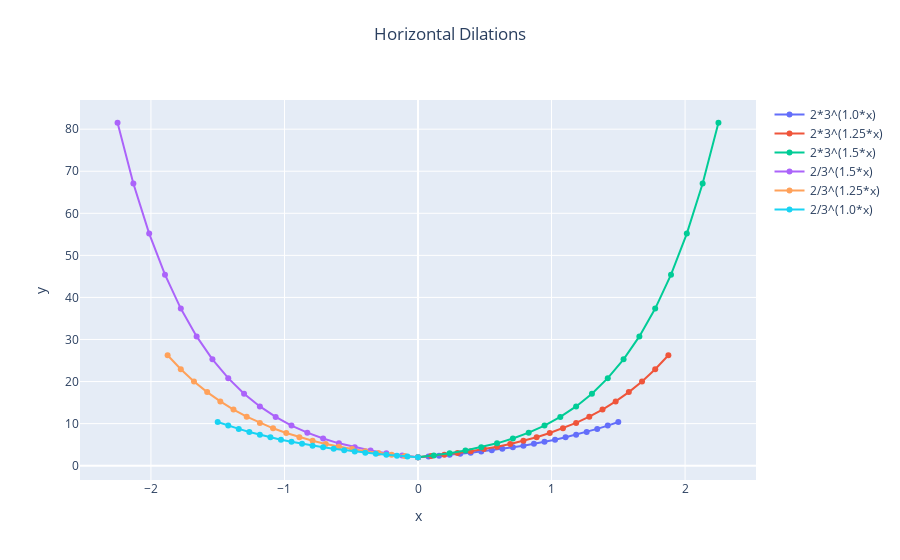

The notebook cell this image was saved under:
### Markdown cell above
Horizontal dilations are implemented by substituting f(x) by f(a*x).<br>
We can implement dilations using:
```
plot.add_hor_dilations(f, domain=[0, 1.5, 20], x_scale_range=[1, 1.5, 3])
```
Here, we generate f(x), f(1.25*x) f(1.5*x).

## Assignment: Plot horizontal dilations
Carefully study the code. Then do the following:
1. Can you predict the shapes? Verify your answer.
2. Look at the domain of x. How is it transformed for each scale?
3. Modify the scales and try to predict the shape before you run.
4. Can you describe generally what you would expect?

### Code cell
# Define exponential function
f = 2*(3)**x

# Create a graph object
plot = graph_funs()

# Add to the list of functions:
plot.add_hor_dilations(f, domain=[0, 1.5, 20], x_scale_range=[1, 1.5, 3])
plot.add_hor_dilations(f, domain=[0, 1.5, 20], x_scale_range=[-1.5, -1.0, 3])


plot.plot_funs(plot_title="Horizontal Dilations")

### Figure 1 — Plotly figure (JSON) as saved in the notebook; plotly's stock layout.template omitted (floating-point values rounded to 4 significant figures)
{"data": [{"mode": "lines+markers", "name": "2*3^(1.0*x)", "showlegend": true, "type": "scatter", "x": [0, 0.07895, 0.1579, 0.2368, 0.3158, 0.3947, 0.4737, 0.5526, 0.6316, 0.7105, 0.7895, 0.8684, 0.9474, 1.026, 1.105, 1.184, 1.263, 1.342, 1.421, 1.5], "y": [2, 2.181, 2.379, 2.594, 2.829, 3.086, 3.365, 3.67, 4.003, 4.366, 4.761, 5.192, 5.663, 6.176, 6.736, 7.346, 8.011, 8.737, 9.529, 10.39]}, {"mode": "lines+markers", "name": "2*3^(1.25*x)", "showlegend": true, "type": "scatter", "x": [0, 0.09868, 0.1974, 0.2961, 0.3947, 0.4934, 0.5921, 0.6908, 0.7895, 0.8882, 0.9868, 1.086, 1.184, 1.283, 1.382, 1.48, 1.579, 1.678, 1.776, 1.875], "y": [2, 2.29, 2.623, 3.003, 3.439, 3.938, 4.51, 5.164, 5.914, 6.772, 7.755, 8.881, 10.17, 11.65, 13.34, 15.27, 17.49, 20.02, 22.93, 26.26]}, {"mode": "lines+markers", "name": "2*3^(1.5*x)", "showlegend": true, "type": "scatter", "x": [0, 0.1184, 0.2368, 0.3553, 0.4737, 0.5921, 0.7105, 0.8289, 0.9474, 1.066, 1.184, 1.303, 1.421, 1.539, 1.658, 1.776, 1.895, 2.013, 2.132, 2.25], "y": [2, 2.431, 2.955, 3.592, 4.366, 5.306, 6.45, 7.84, 9.529, 11.58, 14.08, 17.11, 20.8, 25.28, 30.73, 37.35, 45.4, 55.18, 67.08, 81.53]}, {"mode": "lines+markers", "name": "2/3^(1.5*x)", "showlegend": true, "type": "scatter", "x": [-2.25, -2.132, -2.013, -1.895, -1.776, -1.658, -1.539, -1.421, -1.303, -1.184, -1.066, -0.9474, -0.8289, -0.7105, -0.5921, -0.4737, -0.3553, -0.2368, -0.1184, 0], "y": [81.53, 67.08, 55.18, 45.4, 37.35, 30.73, 25.28, 20.8, 17.11, 14.08, 11.58, 9.529, 7.84, 6.45, 5.306, 4.366, 3.592, 2.955, 2.431, 2]}, {"mode": "lines+markers", "name": "2/3^(1.25*x)", "showlegend": true, "type": "scatter", "x": [-1.875, -1.776, -1.678, -1.579, -1.48, -1.382, -1.283, -1.184, -1.086, -0.9868, -0.8882, -0.7895, -0.6908, -0.5921, -0.4934, -0.3947, -0.2961, -0.1974, -0.09868, 0], "y": [26.26, 22.93, 20.02, 17.49, 15.27, 13.34, 11.65, 10.17, 8.881, 7.755, 6.772, 5.914, 5.164, 4.51, 3.938, 3.439, 3.003, 2.623, 2.29, 2]}, {"mode": "lines+markers", "name": "2/3^(1.0*x)", "showlegend": true, "type": "scatter", "x": [-1.5, -1.421, -1.342, -1.263, -1.184, -1.105, -1.026, -0.9474, -0.8684, -0.7895, -0.7105, -0.6316, -0.5526, -0.4737, -0.3947, -0.3158, -0.2368, -0.1579, -0.07895, 0], "y": [10.39, 9.529, 8.737, 8.011, 7.346, 6.736, 6.176, 5.663, 5.192, 4.761, 4.366, 4.003, 3.67, 3.365, 3.086, 2.829, 2.594, 2.379, 2.181, 2]}], "layout": {"autosize": false, "title": {"text": "Horizontal Dilations", "x": 0.5, "xanchor": "center", "y": 0.95, "yanchor": "top"}, "xaxis": {"title": {"text": "x"}}, "yaxis": {"title": {"text": "y"}}}}
